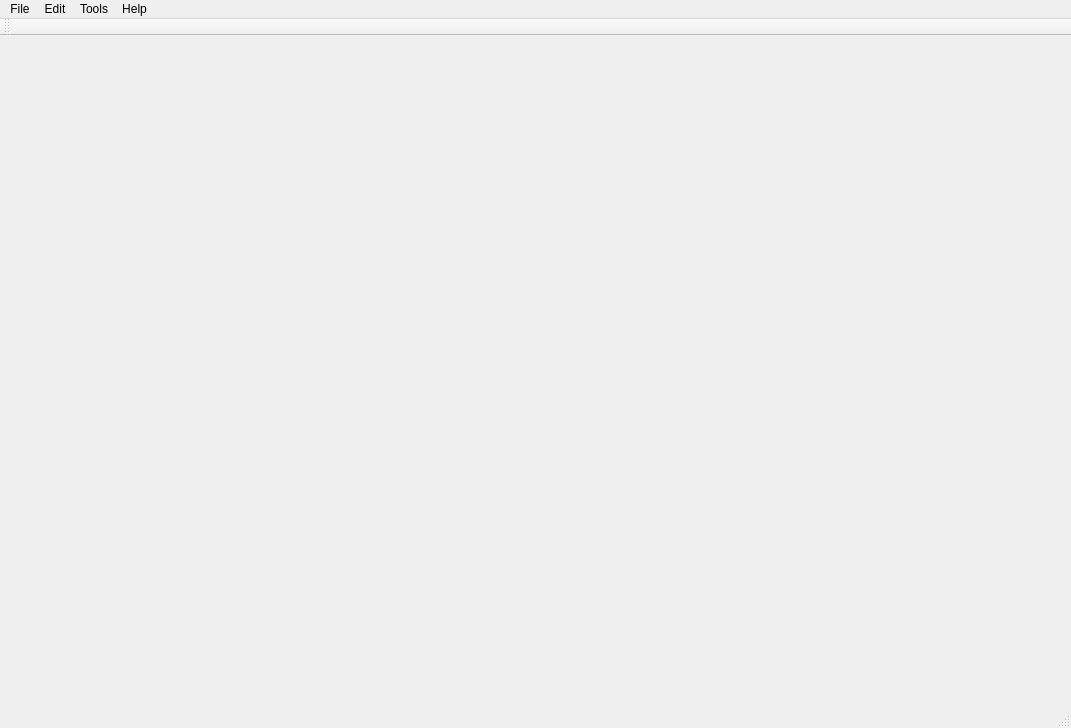
<?xml version="1.0" encoding="UTF-8"?>
<ui version="4.0">
 <class>MainWindow</class>
 <widget class="QMainWindow" name="MainWindow">
  <property name="geometry">
   <rect>
    <x>0</x>
    <y>0</y>
    <width>1071</width>
    <height>728</height>
   </rect>
  </property>
  <property name="windowTitle">
   <string>QT Bitmap Editor</string>
  </property>
  <property name="windowIcon">
   <iconset resource="icons.qrc">
    <normaloff>:/src/icons/icon.png</normaloff>:/src/icons/icon.png</iconset>
  </property>
  <widget class="QWidget" name="centralwidget"/>
  <widget class="QMenuBar" name="menubar">
   <property name="geometry">
    <rect>
     <x>0</x>
     <y>0</y>
     <width>1071</width>
     <height>23</height>
    </rect>
   </property>
   <widget class="QMenu" name="menuFile">
    <property name="title">
     <string>File</string>
    </property>
    <addaction name="actionNew_project"/>
    <addaction name="actionOpen_project"/>
    <addaction name="separator"/>
    <addaction name="actionSave_project"/>
    <addaction name="actionImport_image"/>
    <addaction name="actionExport_image"/>
    <addaction name="actionPrint"/>
    <addaction name="separator"/>
    <addaction name="actionExit"/>
   </widget>
   <widget class="QMenu" name="menuEdit">
    <property name="title">
     <string>Tools</string>
    </property>
    <addaction name="actionEye_Dropper"/>
    <addaction name="actionPen"/>
    <addaction name="actionEraser"/>
    <addaction name="actionBrush"/>
    <addaction name="actionFill"/>
    <addaction name="actionText"/>
    <addaction name="actionCircle"/>
    <addaction name="actionRectangle"/>
    <addaction name="actionPolygon"/>
    <addaction name="separator"/>
    <addaction name="actionZoom_in"/>
    <addaction name="actionZoom_out"/>
   </widget>
   <widget class="QMenu" name="menuHelp">
    <property name="title">
     <string>Help</string>
    </property>
    <addaction name="actionAbout"/>
   </widget>
   <widget class="QMenu" name="menuEdit_2">
    <property name="title">
     <string>Edit</string>
    </property>
    <addaction name="actionAdd_layer"/>
    <addaction name="actionRemove_layer"/>
   </widget>
   <addaction name="menuFile"/>
   <addaction name="menuEdit_2"/>
   <addaction name="menuEdit"/>
   <addaction name="menuHelp"/>
  </widget>
  <widget class="QStatusBar" name="statusbar"/>
  <widget class="QToolBar" name="toolBar">
   <property name="windowTitle">
    <string>Tool bar</string>
   </property>
   <attribute name="toolBarArea">
    <enum>TopToolBarArea</enum>
   </attribute>
   <attribute name="toolBarBreak">
    <bool>false</bool>
   </attribute>
  </widget>
  <action name="actionNew_project">
   <property name="icon">
    <iconset theme="document-new">
     <normaloff>.</normaloff>.</iconset>
   </property>
   <property name="text">
    <string>New project</string>
   </property>
   <property name="shortcut">
    <string>Ctrl+N</string>
   </property>
  </action>
  <action name="actionOpen_project">
   <property name="icon">
    <iconset theme="document-open">
     <normaloff>.</normaloff>.</iconset>
   </property>
   <property name="text">
    <string>Open project</string>
   </property>
   <property name="shortcut">
    <string>Ctrl+O</string>
   </property>
  </action>
  <action name="actionImport_image">
   <property name="text">
    <string>Import image</string>
   </property>
  </action>
  <action name="actionExport_image">
   <property name="text">
    <string>Export</string>
   </property>
  </action>
  <action name="actionExit">
   <property name="icon">
    <iconset theme="application-exit">
     <normaloff>.</normaloff>.</iconset>
   </property>
   <property name="text">
    <string>Exit</string>
   </property>
  </action>
  <action name="actionPrint">
   <property name="icon">
    <iconset theme="document-print">
     <normaloff>.</normaloff>.</iconset>
   </property>
   <property name="text">
    <string>Print</string>
   </property>
  </action>
  <action name="actionAbout">
   <property name="icon">
    <iconset theme="dialog-information">
     <normaloff>.</normaloff>.</iconset>
   </property>
   <property name="text">
    <string>About</string>
   </property>
  </action>
  <action name="actionPen">
   <property name="icon">
    <iconset resource="icons.qrc">
     <normaloff>:/src/icons/pen.png</normaloff>:/src/icons/pen.png</iconset>
   </property>
   <property name="text">
    <string>Pen</string>
   </property>
  </action>
  <action name="actionBrush">
   <property name="icon">
    <iconset resource="icons.qrc">
     <normaloff>:/src/icons/brush.png</normaloff>:/src/icons/brush.png</iconset>
   </property>
   <property name="text">
    <string>Brush</string>
   </property>
  </action>
  <action name="actionFill">
   <property name="icon">
    <iconset resource="icons.qrc">
     <normaloff>:/src/icons/fill.png</normaloff>:/src/icons/fill.png</iconset>
   </property>
   <property name="text">
    <string>Fill</string>
   </property>
  </action>
  <action name="actionText">
   <property name="icon">
    <iconset resource="icons.qrc">
     <normaloff>:/src/icons/text.png</normaloff>:/src/icons/text.png</iconset>
   </property>
   <property name="text">
    <string>Text</string>
   </property>
  </action>
  <action name="actionCircle">
   <property name="icon">
    <iconset resource="icons.qrc">
     <normaloff>:/src/icons/circle.png</normaloff>:/src/icons/circle.png</iconset>
   </property>
   <property name="text">
    <string>Circle</string>
   </property>
  </action>
  <action name="actionPolygon">
   <property name="icon">
    <iconset resource="icons.qrc">
     <normaloff>:/src/icons/polygon.png</normaloff>:/src/icons/polygon.png</iconset>
   </property>
   <property name="text">
    <string>Polygon</string>
   </property>
  </action>
  <action name="actionEraser">
   <property name="icon">
    <iconset resource="icons.qrc">
     <normaloff>:/src/icons/eraser.png</normaloff>:/src/icons/eraser.png</iconset>
   </property>
   <property name="text">
    <string>Eraser</string>
   </property>
  </action>
  <action name="actionAdd_layer">
   <property name="icon">
    <iconset resource="icons.qrc">
     <normaloff>:/src/icons/new_layer.png</normaloff>:/src/icons/new_layer.png</iconset>
   </property>
   <property name="text">
    <string>Add layer</string>
   </property>
  </action>
  <action name="actionRemove_layer">
   <property name="icon">
    <iconset resource="icons.qrc">
     <normaloff>:/src/icons/remove_layer.png</normaloff>:/src/icons/remove_layer.png</iconset>
   </property>
   <property name="text">
    <string>Remove layer</string>
   </property>
  </action>
  <action name="actionRectangle">
   <property name="icon">
    <iconset resource="icons.qrc">
     <normaloff>:/src/icons/rect.png</normaloff>:/src/icons/rect.png</iconset>
   </property>
   <property name="text">
    <string>Rectangle</string>
   </property>
  </action>
  <action name="actionZoom_in">
   <property name="icon">
    <iconset resource="icons.qrc">
     <normaloff>:/src/icons/zoom_in.png</normaloff>:/src/icons/zoom_in.png</iconset>
   </property>
   <property name="text">
    <string>Zoom in</string>
   </property>
   <property name="shortcut">
    <string>Ctrl++</string>
   </property>
  </action>
  <action name="actionZoom_out">
   <property name="icon">
    <iconset resource="icons.qrc">
     <normaloff>:/src/icons/zoom_out.png</normaloff>:/src/icons/zoom_out.png</iconset>
   </property>
   <property name="text">
    <string>Zoom out</string>
   </property>
   <property name="shortcut">
    <string>Ctrl+-</string>
   </property>
  </action>
  <action name="actionSave_project">
   <property name="icon">
    <iconset theme="document-save">
     <normaloff>.</normaloff>.</iconset>
   </property>
   <property name="text">
    <string>Save project</string>
   </property>
   <property name="shortcut">
    <string>Ctrl+S</string>
   </property>
  </action>
  <action name="actionEye_Dropper">
   <property name="icon">
    <iconset resource="icons.qrc">
     <normaloff>:/src/icons/color_picker.png</normaloff>:/src/icons/color_picker.png</iconset>
   </property>
   <property name="text">
    <string>Eye Dropper</string>
   </property>
  </action>
 </widget>
 <resources>
  <include location="icons.qrc"/>
 </resources>
 <connections/>
</ui>
